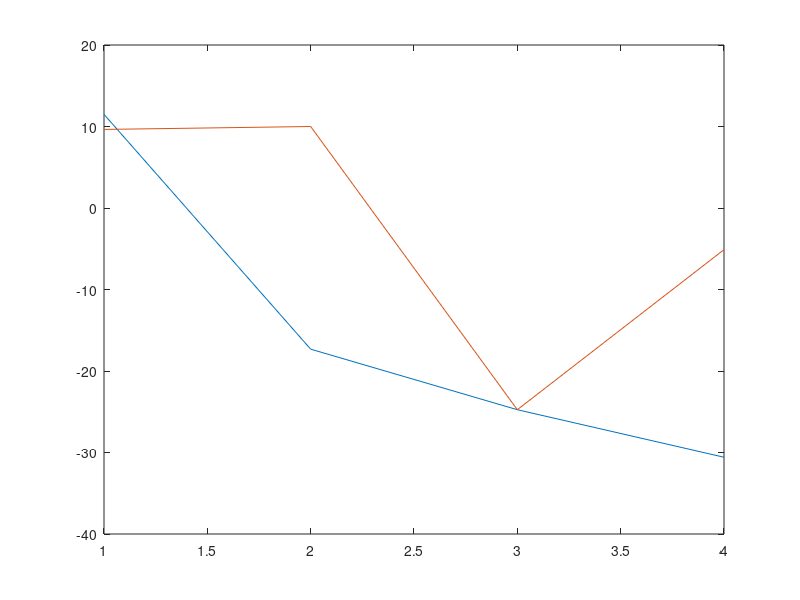

Here is the MATLAB script that generated this plot:
%% 2A
A = [2 -3 1; 5 -33 7; 1 7 -1];
b = [12; 33; 5];
det(A)
inv(A)*b
%% 2B
A = [2 1 2 1; 1 5 -1 -3; 4 -2 6 -1; 3 1 10 -2];
b = [4;1;-16;-23];
det(A)
inv(A)*b
%% 3C
A = [11.49 9.64; -17.32 10; -24.75 -24.75; -30.58 -5.11];
plot(A);
%% 4
A = [cos(25) cos(55); sin(25) sin(55)];
b = [0;120];
inv(A)*b
%% 5a
A = [2.2 3.6 1 0;3.6 10 0 1.1;1 0 5.6 4.7;0 1.1 4.7 6.8]
b = [0;-15;9;0];
inv(A)*b


